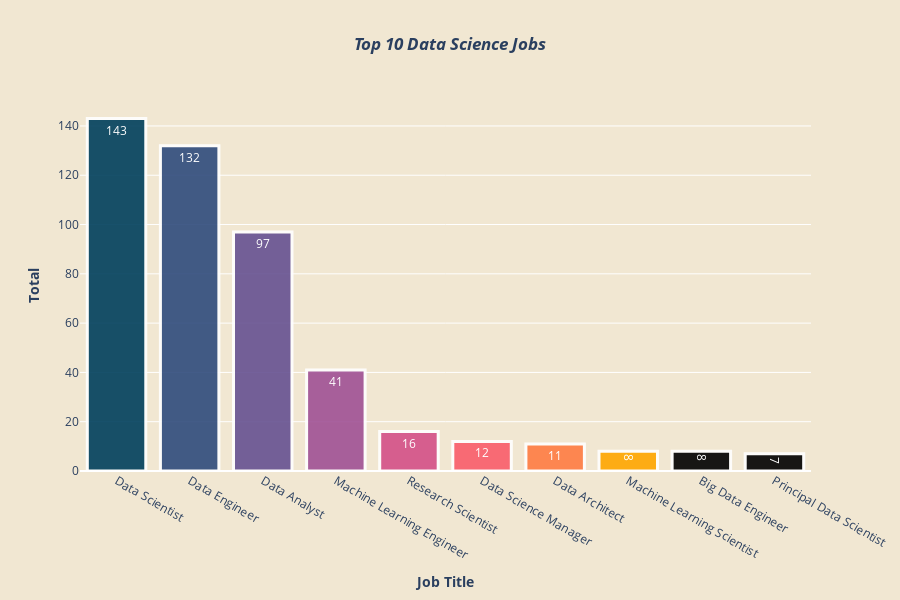

Write notebook code for a chart like this one.
### Code cell
data = go.Bar(x = top10_jobs['job_title'], y = top10_jobs['job_count'],
             text = top10_jobs['job_count'], textposition = 'inside',
             textfont = dict(size = 12,
                            color = 'white'),
             marker = dict(color = colors,
                          opacity = 0.9,
                          line_color = 'white',
                          line_width = 3))

layout = go.Layout(title = {
    'text': "<b><i>Top 10 Data Science Jobs</i></b>",
    'x':0.5,
    'xanchor': 'center'},
                   xaxis = dict(title = '<b>Job Title</b>', tickmode = 'array'),
                   yaxis = dict(title = '<b>Total</b>'),
                   width = 900,
                   height = 600)

fig = go.Figure(data = data, layout = layout)
fig.update_layout(plot_bgcolor = '#f1e7d2',
                 paper_bgcolor = '#f1e7d2')
fig.show()

### Figure 1 — Plotly figure (JSON) as saved in the notebook; plotly's stock layout.template omitted (floating-point values rounded to 4 significant figures)
{"data": [{"marker": {"color": ["#003f5c", "#2f4b7c", "#665191", "#a05195", "#d45087", "#f95d6a", "#ff7c43", "#ffa600"], "line": {"color": "white", "width": 3}, "opacity": 0.9}, "text": [143.0, 132.0, 97.0, 41.0, 16.0, 12.0, 11.0, 8.0, 8.0, 7.0], "textfont": {"color": "white", "size": 12}, "textposition": "inside", "type": "bar", "x": ["Data Scientist", "Data Engineer", "Data Analyst", "Machine Learning Engineer", "Research Scientist", "Data Science Manager", "Data Architect", "Machine Learning Scientist", "Big Data Engineer", "Principal Data Scientist"], "y": [143, 132, 97, 41, 16, 12, 11, 8, 8, 7]}], "layout": {"height": 600, "paper_bgcolor": "#f1e7d2", "plot_bgcolor": "#f1e7d2", "title": {"text": "<b><i>Top 10 Data Science Jobs</i></b>", "x": 0.5, "xanchor": "center"}, "width": 900, "xaxis": {"tickmode": "array", "title": {"text": "<b>Job Title</b>"}}, "yaxis": {"title": {"text": "<b>Total</b>"}}}}
